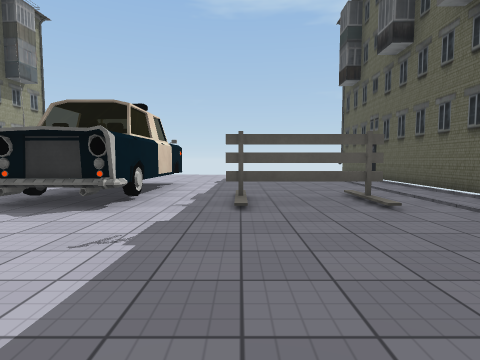
[1] (above)

19 first-person views from a walk through a Unity game level. The camera is 1.3 m above the floor, tilts 4° down and sees 80° across. The floor is counted in squares, 2 m on a side. Each view is taken from the middle of a square. On the plan, view 1 faces up. The plan holds only what a view shows up to about 9 squares ahead; the rest is blank. The place goes on beyond the plan. The player is left out. Some animated figures are not drawn. Some surface patterns are stand-ins.

[2]
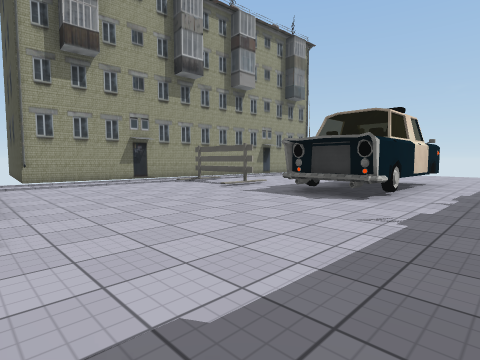

[3]
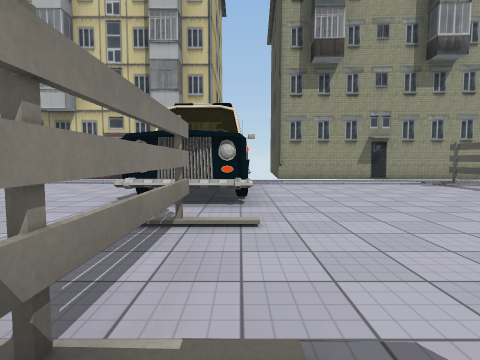

[4]
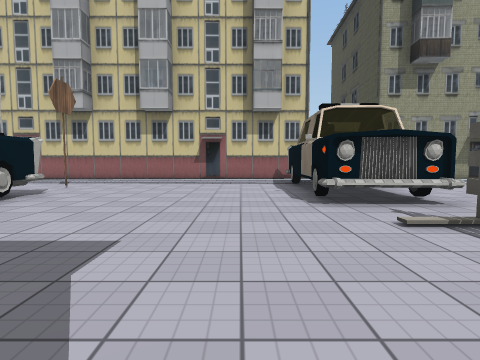

[5]
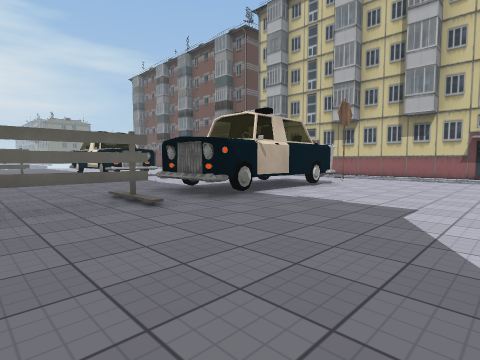

[6]
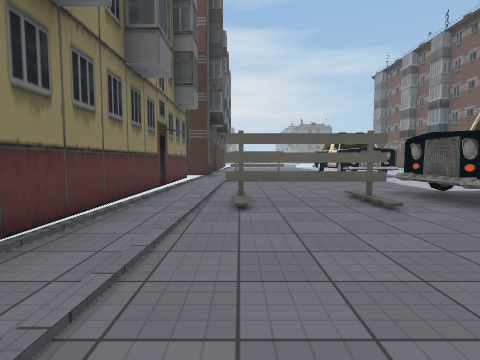

[7]
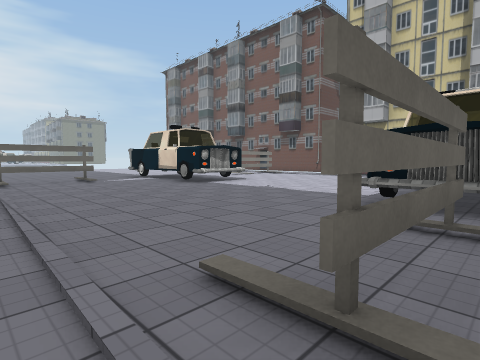

[8]
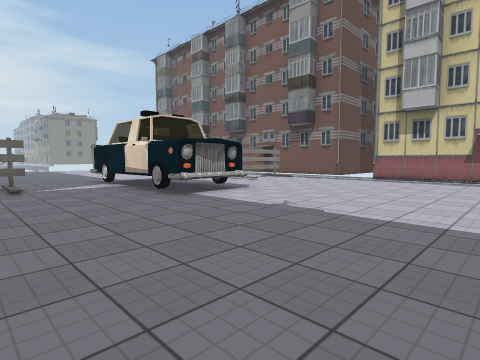

[9]
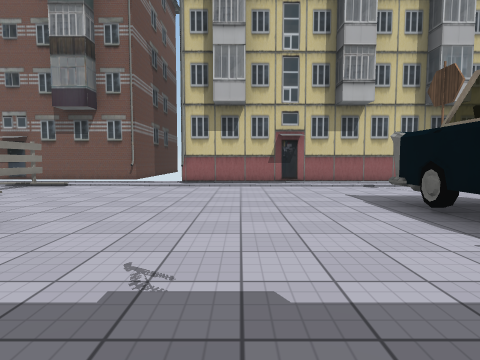

[10]
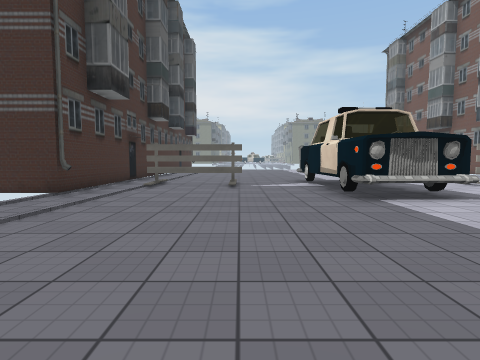

[11]
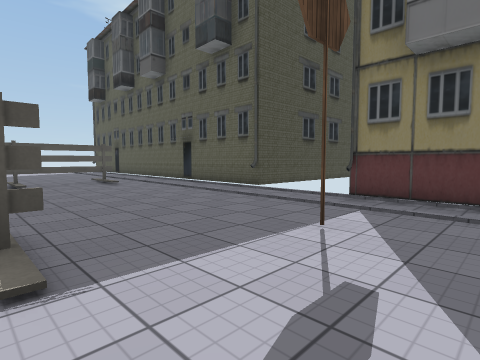

[12]
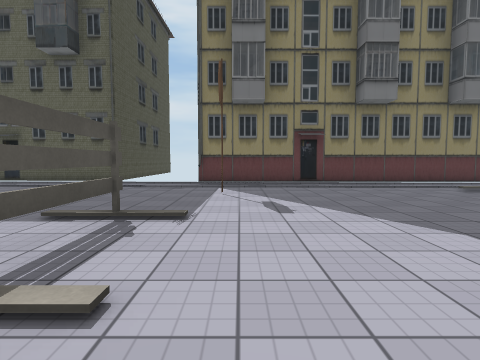

[13]
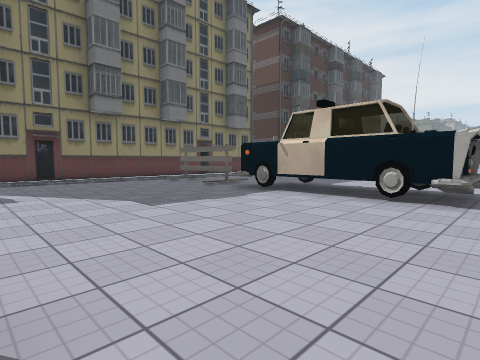

[14]
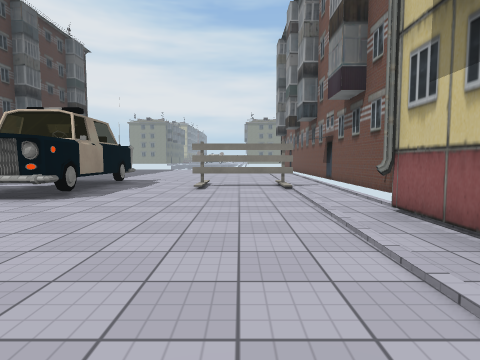

[15]
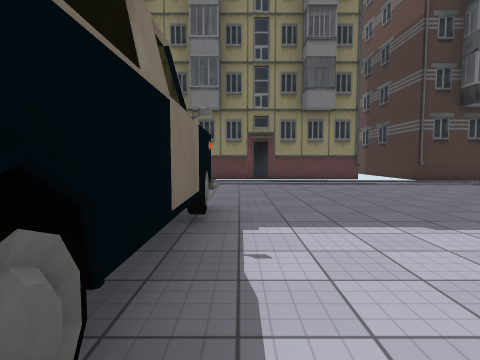

[16]
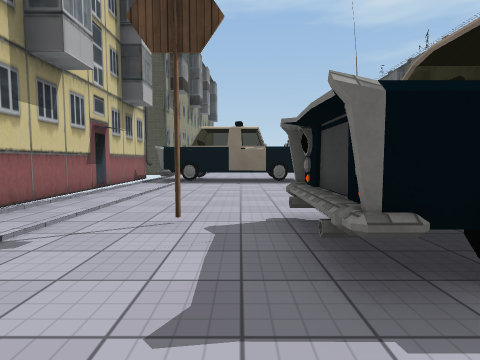

[17]
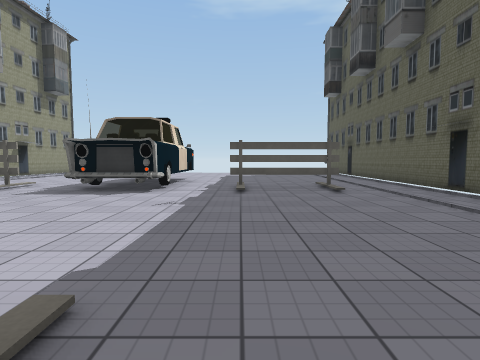

[18]
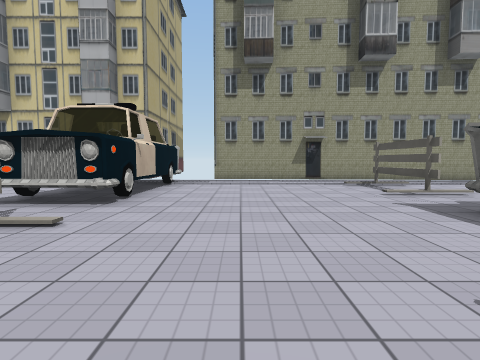

[19]
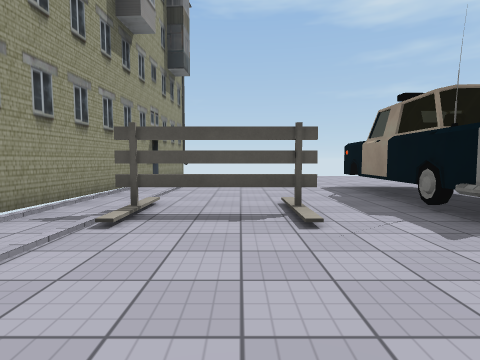

### Floor plan
Key: @ floor where view 1 was taken; # wall or solid block; x gap in a wall; . main floor; : floor 0.25 m higher than the main floor; / step, stairs or slope; T thing the floor can be seen under or through; S sign; O other object.
Columns run from 10 left of view 1 to 5 right of it. Each row starts with its distance up from view 1.
 10  #     ...
  9  #    ....     #
  8  #.....##......#
  7  #..... #......#
  6  #.....T#......#
  5  #.TT..T#./TT..#
  4  #.....TT.T.:..#
  3  #............##
  2  #............#
  1  #............#
  0  #........@...
 -1  ######.......
 -2  ######x##....#
 -3  #.........S..#
 -4  #............#
 -5  #............#
 -6  #............#
 -7  #............#
 -8  #.S.OTTTTxTT.#
 -9  #...TTTTT/./.#
-10  #............#
-11  #............#
-12  #............#
-13  #............#
-14  .............#
-15 #......##.....#
-16 #......##.....#
-17 #.###..##.###.#
-18 #......##.....#
-19 #......##.....#
-20         ...
-21          ..

Where each view was taken, in squares from view 1:
view 1: 0 up, 0 right, facing up
view 2: 1 down, 0 right, facing up-left
view 3: 1 down, 0 right, facing left
view 4: 4 down, 0 right, facing left
view 5: 4 down, 2 right, facing down-left
view 6: 4 down, 2 right, facing down
view 7: 8 down, 3 right, facing down-left
view 8: 10 down, 1 right, facing down-left
view 9: 12 down, 1 left, facing left
view 10: 10 down, 0 right, facing down
view 11: 4 down, 1 left, facing up-right
view 12: 3 down, 4 left, facing right
view 13: 3 down, 6 left, facing down-right
view 14: 10 down, 7 left, facing down
view 15: 10 down, 5 left, facing right
view 16: 11 down, 6 left, facing up
view 17: 2 down, 0 right, facing up
view 18: 1 up, 0 right, facing left
view 19: 1 up, 6 left, facing up
